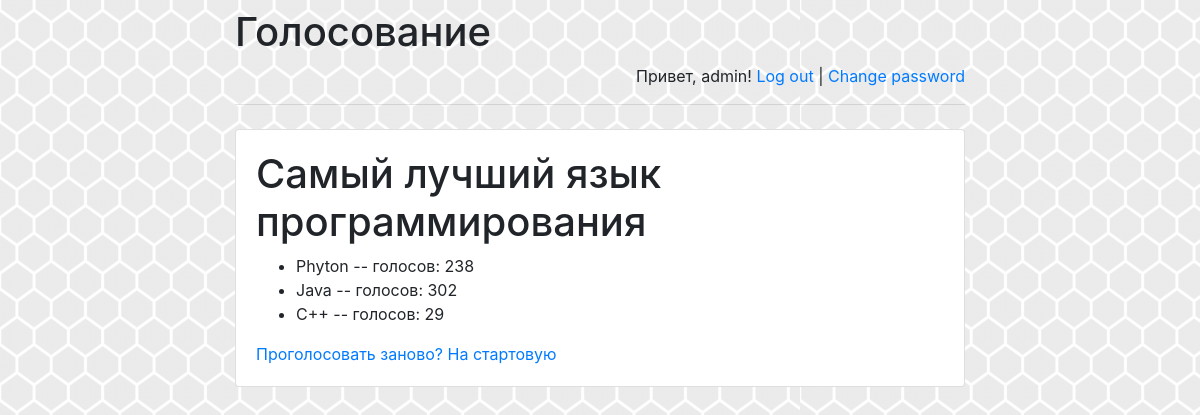
The app's page /polls/1/results/ (signed in) with its own data.
### polls/models.py (models this page shows, shortened)
class Question(models.Model):
    question_text = models.CharField(max_length=200)
    pub_date = models.DateTimeField('date published')

class Choice(models.Model):
    question = models.ForeignKey(Question, on_delete=models.CASCADE)
    choice_text = models.CharField(max_length=200)
    votes = models.IntegerField(default=0)

### polls/views.py (the view)
# urls.py: path('<int:pk>/results/', views.ResultsView.as_view(), name='results'),
class ResultsView(generic.DetailView):
    model = Question
    template_name = 'polls/results.html'

### polls/templates/polls/results.html (shortened to what this page needs)
<!doctype html>
<html lang="en">
<head>
    {% load static %}
    <link rel="stylesheet" href="{% static 'polls/style.css' %}">
    <link rel="stylesheet" href="https://stackpath.bootstrapcdn.com/bootstrap/4.1.3/css/bootstrap.min.css">
</head>
<body>
<div class="container">
    <div class="row justify-content-center">
        <div class="col-8">
            <h1 class="mt-2">Голосование</h1>
            {% if user.is_authenticated %}
                <p class="text-right">
                    Привет, {{ user.username }}!
                    <a href="/polls/logout">Log out</a> |
                    <a href="/polls/password-change">
                        Change password
                    </a>
                </p>
            {% else %}
                <p class="text-right">
                    <a href="/polls/login">Log in</a> |
                    <a href="/polls/register">Register</a>
                </p>
            {% endif %}
            <hr class="mt-0 mb-4">
            <div class="card">
                <div class="card-body">
                    <h1>{{ question.question_text }}</h1>
                    <ul>
                    {% for choice in question.choice_set.all %}
                        <li>{{ choice.choice_text }} -- голосов: {{ choice.votes }}  </li>
                    {% endfor %}
                    </ul>
                    <a href="{% url 'polls:detail' question.id %}">Проголосовать заново?</a>
                    <a href="{% url 'polls:index'%}">На стартовую</a>
                </div>
            </div>
        </div>
    </div>
</div>
</body>
</html>

### polls/static/polls/style.css (style rules this page uses)
body { background: white url("images/background.png") repeat; }

### records on screen
Question: question_text "Самый лучший язык программирования"
Choice: choice_text "Phyton", votes "238"
Choice: choice_text "Java", votes "302"
Choice: choice_text "C++", votes "29"

### other values on screen
{{ user.username }} "admin"
